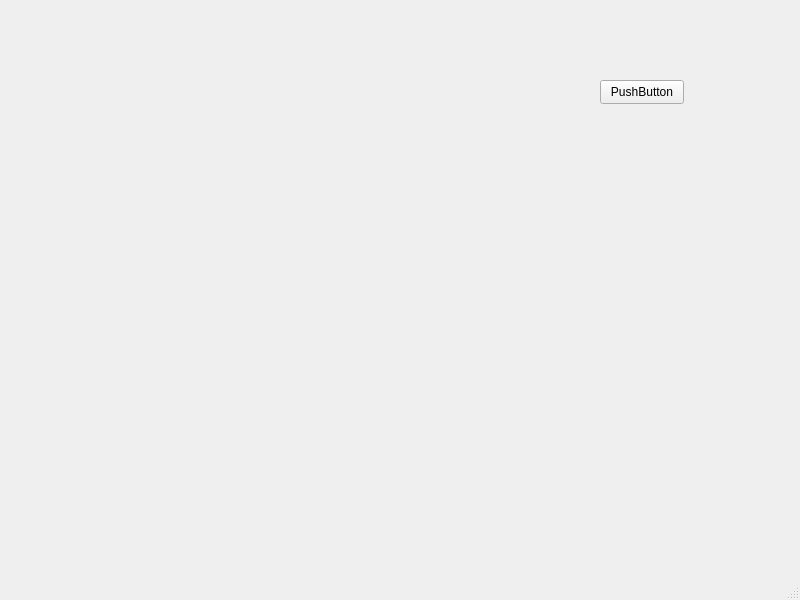
<?xml version="1.0" encoding="UTF-8"?>
<ui version="4.0">
 <class>CRank</class>
 <widget class="QMainWindow" name="CRank">
  <property name="geometry">
   <rect>
    <x>0</x>
    <y>0</y>
    <width>800</width>
    <height>600</height>
   </rect>
  </property>
  <property name="windowTitle">
   <string>MainWindow</string>
  </property>
  <widget class="QWidget" name="centralwidget">
   <widget class="QPushButton" name="pushButton">
    <property name="geometry">
     <rect>
      <x>600</x>
      <y>80</y>
      <width>84</width>
      <height>24</height>
     </rect>
    </property>
    <property name="text">
     <string>PushButton</string>
    </property>
   </widget>
  </widget>
  <widget class="QMenuBar" name="menubar">
   <property name="geometry">
    <rect>
     <x>0</x>
     <y>0</y>
     <width>800</width>
     <height>25</height>
    </rect>
   </property>
  </widget>
  <widget class="QStatusBar" name="statusbar"/>
 </widget>
 <resources/>
 <connections/>
</ui>
